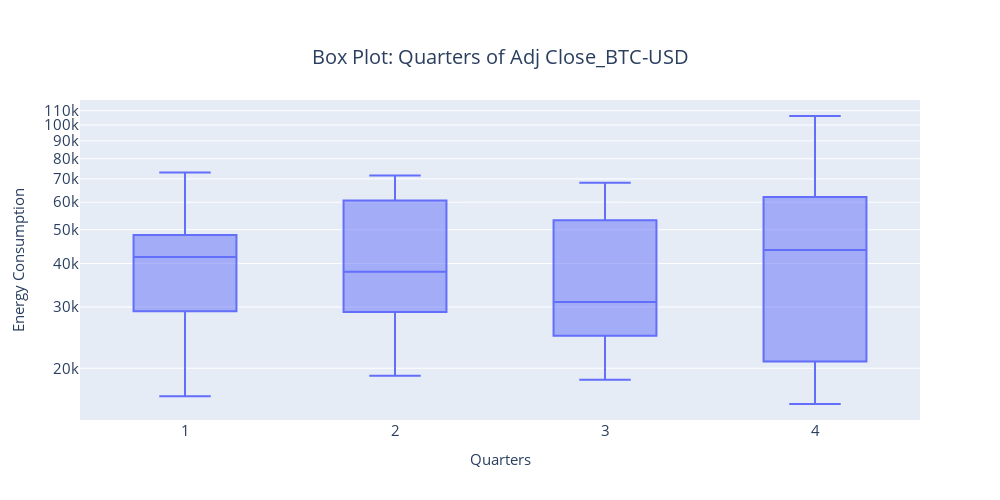

The notebook cell saved with this chart:
### Code cell
plot_seasonal_box_plot(4,ts_df,close_columns[0])

### Figure 1 — Plotly figure (JSON) as saved in the notebook; plotly's stock layout.template omitted (floating-point values rounded to 4 significant figures; data arrays with more than 128 entries replaced by an {"elided": "..."} marker saying what was removed)
{"data": [{"alignmentgroup": "True", "hovertemplate": "quarter=%{x}<br>Adj Close_BTC-USD=%{y}<extra></extra>", "legendgroup": "", "marker": {"color": "#636efa"}, "name": "", "notched": false, "offsetgroup": "", "orientation": "v", "showlegend": false, "type": "box", "x": {"elided": "1450 int values"}, "x0": " ", "xaxis": "x", "y": {"elided": "1450 float values"}, "y0": " ", "yaxis": "y"}], "layout": {"autosize": false, "boxmode": "group", "height": 500, "legend": {"font": {"size": 15}, "orientation": "h", "title": {}, "tracegroupgap": 0, "x": 1, "xanchor": "right", "y": 0.98, "yanchor": "bottom"}, "title": {"font": {"size": 20}, "text": "Box Plot: Quarters of Adj Close_BTC-USD", "x": 0.5, "xanchor": "center", "yanchor": "top"}, "width": 1000, "xaxis": {"anchor": "y", "autorange": true, "domain": [0, 1], "range": [0.5, 4.5], "tickfont": {"size": 15}, "title": {"font": {"size": 15}, "text": "Quarters"}, "type": "linear"}, "yaxis": {"anchor": "x", "autorange": true, "domain": [0, 1], "range": [4.152, 5.072], "tickfont": {"size": 15}, "title": {"font": {"size": 15}, "text": "Energy Consumption"}, "type": "log"}}}
